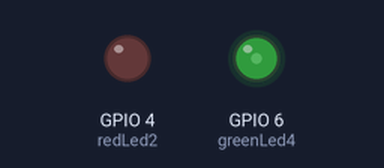
This sketch was run on a simulated Seeed XIAO ESP32-C3. On the bench: output pins drawn as LEDs (lit = HIGH).

Above: at 0.3 s.
Timing chart, 0 to 1.8 s (numbered marks = the images above):
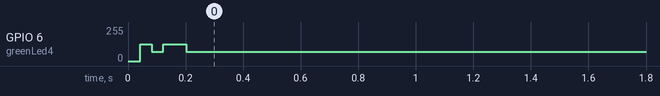

The sketch:

RoEmotion_Wristband_Arduino_User_2.ino
```cpp
// define led according to pin diagram in article
// OOK signal USER-2 : 01110
const int redLed2 = D2; // there is no LED_BUILTIN available for the XIAO ESP32C3.
const int greenLed4 = D4;

void setup() {
  // initialize digital pin led as an output
  pinMode(redLed2, OUTPUT);
  pinMode(greenLed4, OUTPUT);
}

void loop() {
    digitalWrite(redLed2, LOW);   // 0 turn off the Red Led
    delayMicroseconds(166);
    digitalWrite(greenLed4, HIGH);   // 1  turns on the Green LED
    delayMicroseconds(166);
    digitalWrite(greenLed4, HIGH);    // 1 turns on the Green LED
    delayMicroseconds(166);
    digitalWrite(greenLed4, HIGH);   // 1  turns on the Green LED
    delayMicroseconds(166);
    digitalWrite(greenLed4, LOW);  // 0  turns off the Green LED
    delayMicroseconds(166);
}
```

Measured:
- by itself, GPIO 6 (greenLed4): 0/255 → 124/255 at 0.04 s, → 69/255 0.16 s later
